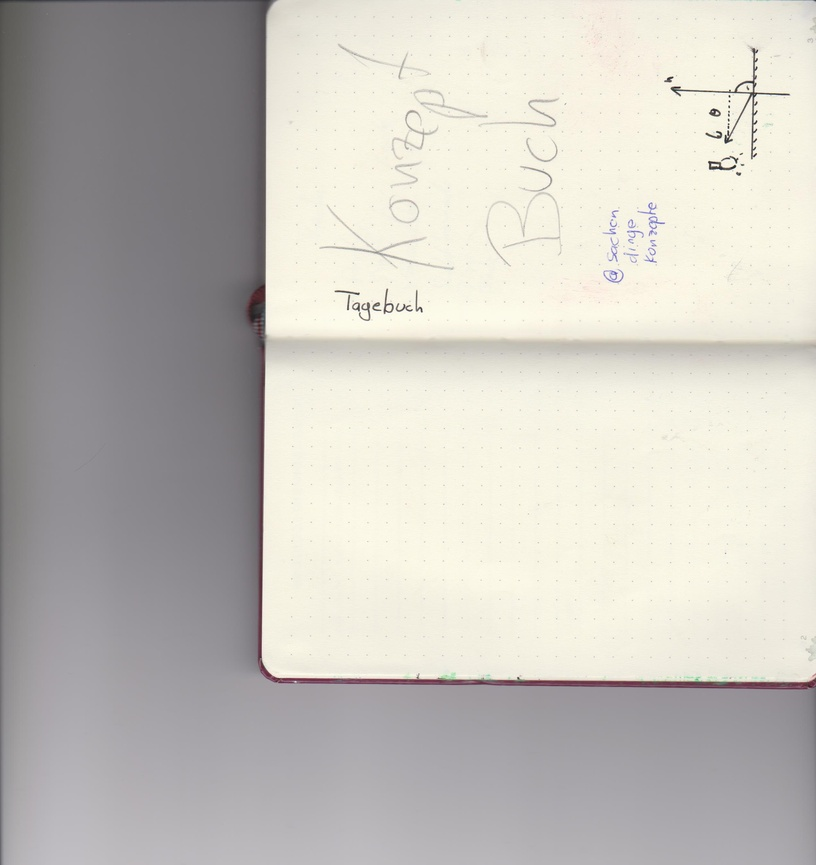
#> input picture public/images/notizen/1.jpg, 816 x 865 px, shrunk from 2544 x 2696 before the run
$ python rmbg.py
#> lines starting #> are read from the running program, lines starting #| are printed output that depends on the picture; after the words box and inside, x2 and y2 are one past the last pixel; in counts of white or black regions, pixels touching at a corner belong together
from PIL import Image, ImageDraw
import cv2
import numpy as np
import math

def remove_background_and_crop_with_bbox(image_path, output_path):
    # Open image using PIL (Pillow)
#> called with image_path = '1.jpg', output_path = 'output_processed_scan_with_bbox.jpg'
    pil_image = Image.open(image_path)
#> pil_image is the input picture: PIL image 816x865 RGB; mean R, G, B 197.1, 194.1, 187.9

    # Convert PIL image to OpenCV format (BGR)
    opencv_image = cv2.cvtColor(np.array(pil_image), cv2.COLOR_RGB2BGR)


    imgray = cv2.cvtColor(opencv_image,cv2.COLOR_BGR2GRAY)
    imgray = cv2.blur(imgray,(15,15))
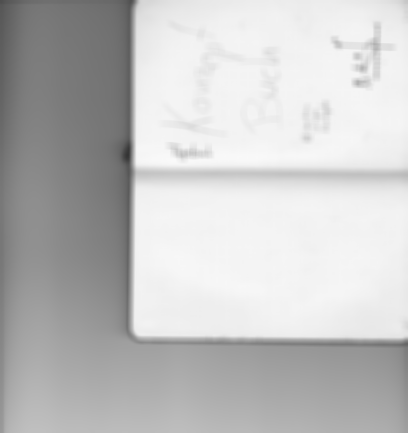
#> imgray: shape (865, 816) (shown at 1/2 size); min 51, max 249, mean 194.3
    ret,thresh = cv2.threshold(imgray,math.floor(np.average(imgray)),255,cv2.THRESH_BINARY_INV)
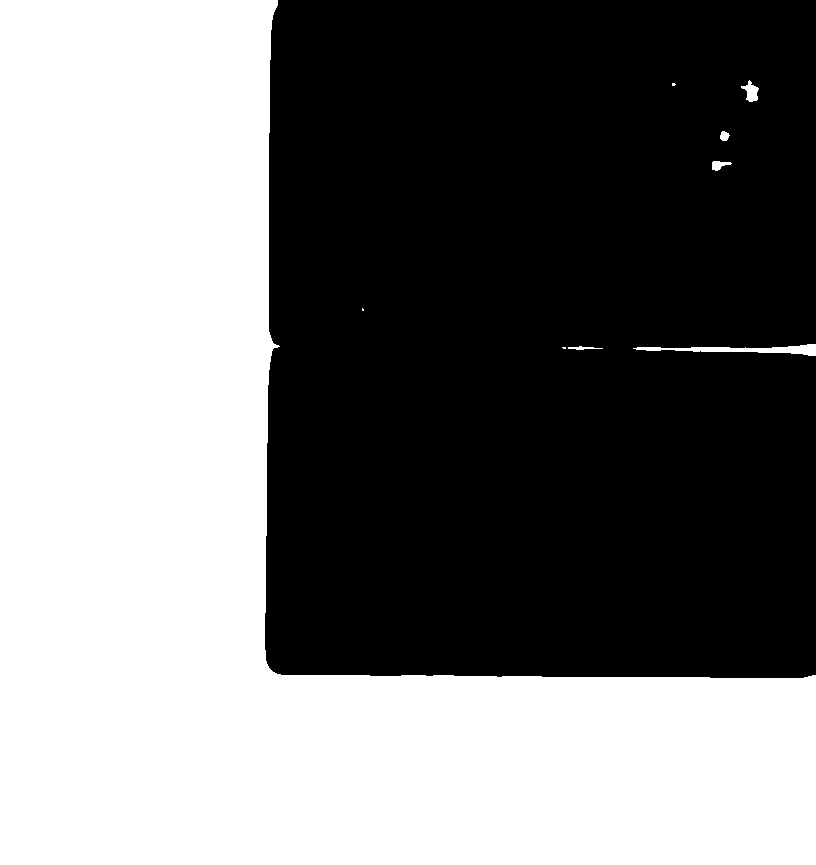
#> thresh: shape (865, 816); 47.7% white; 9 white regions (3 under 20 px), largest, box (x1, y1, x2, y2) and area: (0, 0, 816, 865) 335636, (633, 344, 816, 356) 906, (741, 80, 759, 102) 208, (712, 161, 732, 171) 117, (720, 131, 730, 141) 73, (568, 346, 603, 350) 72
#> ret = 194
    dilated=cv2.morphologyEx(thresh, cv2.MORPH_OPEN, cv2.getStructuringElement(cv2.MORPH_ELLIPSE,(10,10)))
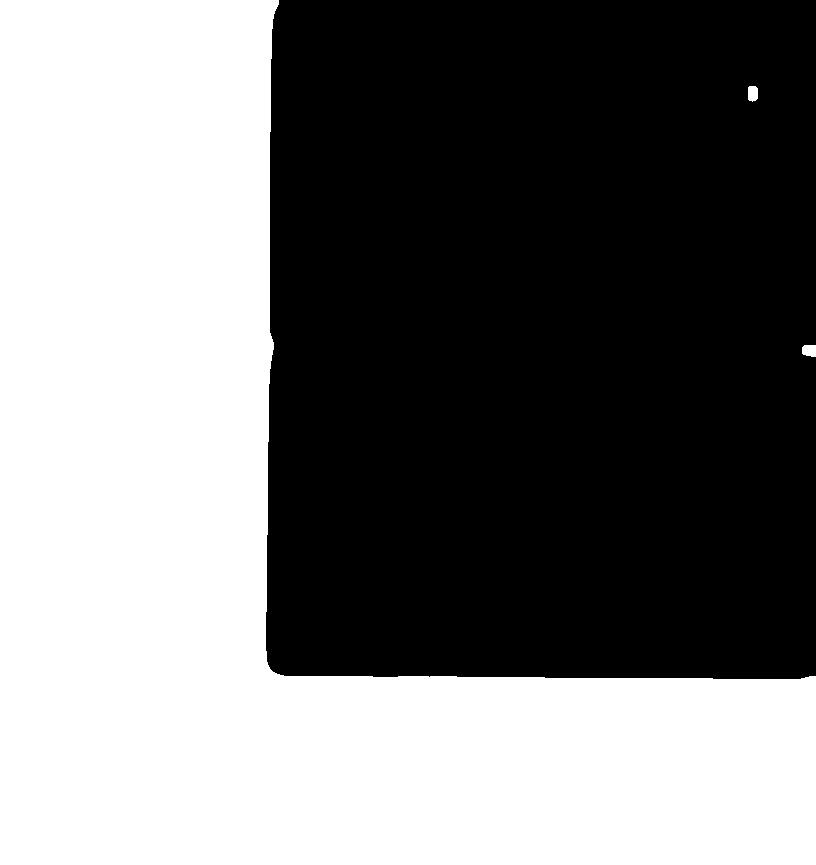
#> dilated: shape (865, 816); 47.6% white; 3 white regions
    contours,_ = cv2.findContours(dilated,cv2.RETR_LIST,cv2.CHAIN_APPROX_SIMPLE)
#> contours = 3 contours; box (x1, y1, x2, y2) and area: (0, 0, 816, 865) 334078, (802, 345, 816, 357) 128, (748, 86, 758, 102) 122

    # Sort contours by area in descending order
    sorted_contours = sorted(contours, key=cv2.contourArea, reverse=True)
#> sorted_contours has the same summary as contours

    # Choose the second largest bounding box based on area and aspect ratio
    for i in range(1, min(10, len(sorted_contours))):  # Choose the second largest bounding box
        contour = sorted_contours[i]

        # Get bounding box coordinates of the contour
        x, y, w, h = cv2.boundingRect(contour)

        # Calculate aspect ratio
        aspect_ratio = w / h

        # Adjust aspect ratio threshold based on your requirements
        aspect_ratio_threshold = 2.0

        # Check if the aspect ratio is within the desired range
        if 0.5 < aspect_ratio < aspect_ratio_threshold:
            # Draw bounding box on the image
            draw = ImageDraw.Draw(pil_image)
            draw.rectangle([x, y, x+w, y+h], outline="red", width=2)

            # Print bounding box information
            print(f"Selected bounding box: x={x}, y={y}, w={w}, h={h}, aspect_ratio={aspect_ratio}")

            break  # Break out of the loop after finding the suitable bounding box
#> this loop made 1 pass
#> (x, y, w, h, aspect_ratio, aspect_ratio_threshold) on pass 1: (802, 345, 14, 12, 1.17, 2)
#> (printed output is left out)

    # Save the image with bounding box
    pil_image.save(output_path)

    print("Bounding box drawn and image saved to", output_path)

if __name__ == "__main__":
    input_image_path = "1.jpg"  # Replace with the path to your input image
    output_image_path = "output_processed_scan_with_bbox.jpg"  # Replace with the desired output path

    remove_background_and_crop_with_bbox(input_image_path, output_image_path)

$ run again, with public/images/notizen/10.jpg copied over public/images/notizen/1.jpg
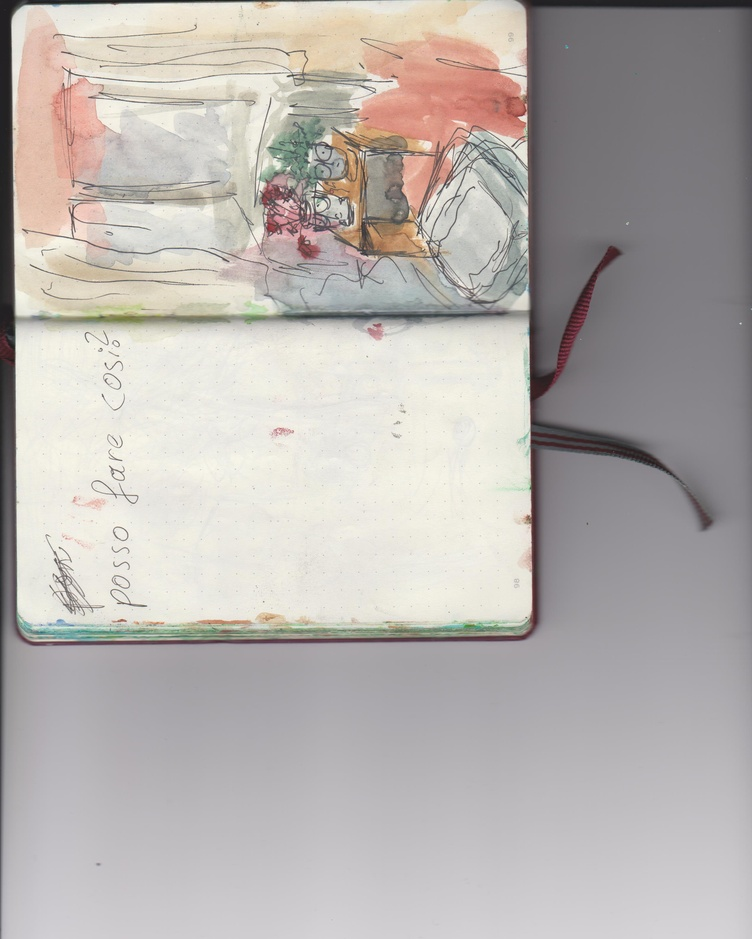
#> input picture public/images/notizen/10.jpg, 752 x 939 px, shrunk from 2544 x 3176 before the run
#> in remove_background_and_crop_with_bbox, pil_image is the input picture: PIL image 752x939 RGB; mean R, G, B 183.9, 178.8, 175.6
#> in remove_background_and_crop_with_bbox, `ret,thresh = cv2.threshold(imgray,math.floor(np.average(imgray)),255,c..`:
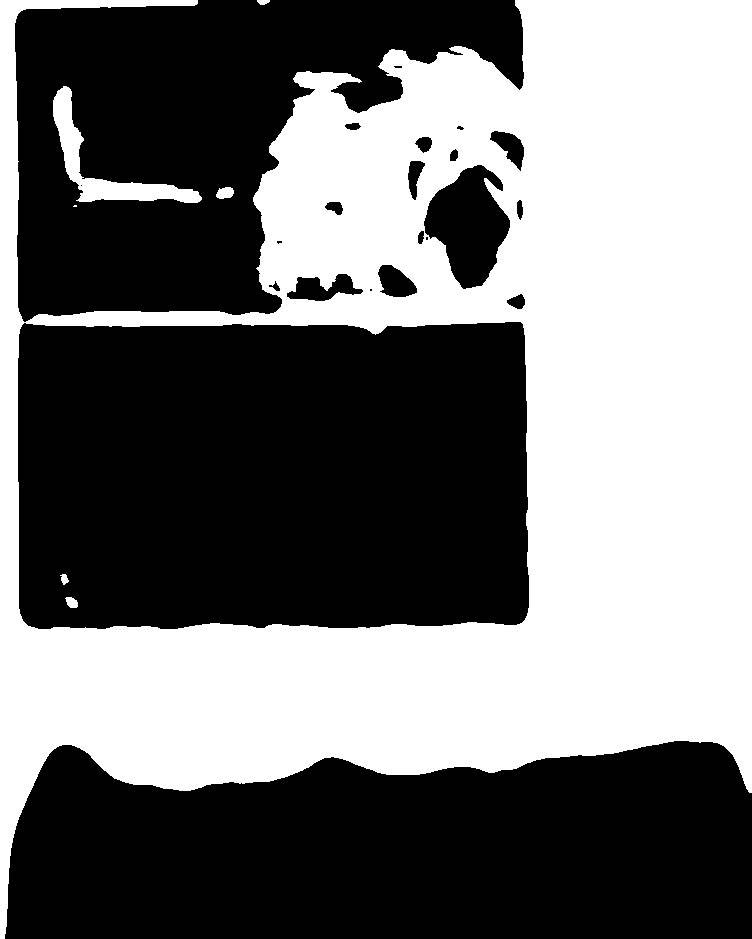
#> thresh: shape (939, 752); 45.8% white; 7 white regions (1 under 20 px), largest, box (x1, y1, x2, y2) and area: (0, 0, 752, 939) 319309, (53, 86, 202, 203) 3683, (216, 187, 234, 199) 167, (65, 597, 78, 608) 105, (60, 574, 69, 585) 62, (257, 0, 270, 5) 50
#> ret = 180
#> in remove_background_and_crop_with_bbox, `dilated=cv2.morphologyEx(thresh, cv2.MORPH_OPEN, cv2.getStructuringEle..`:
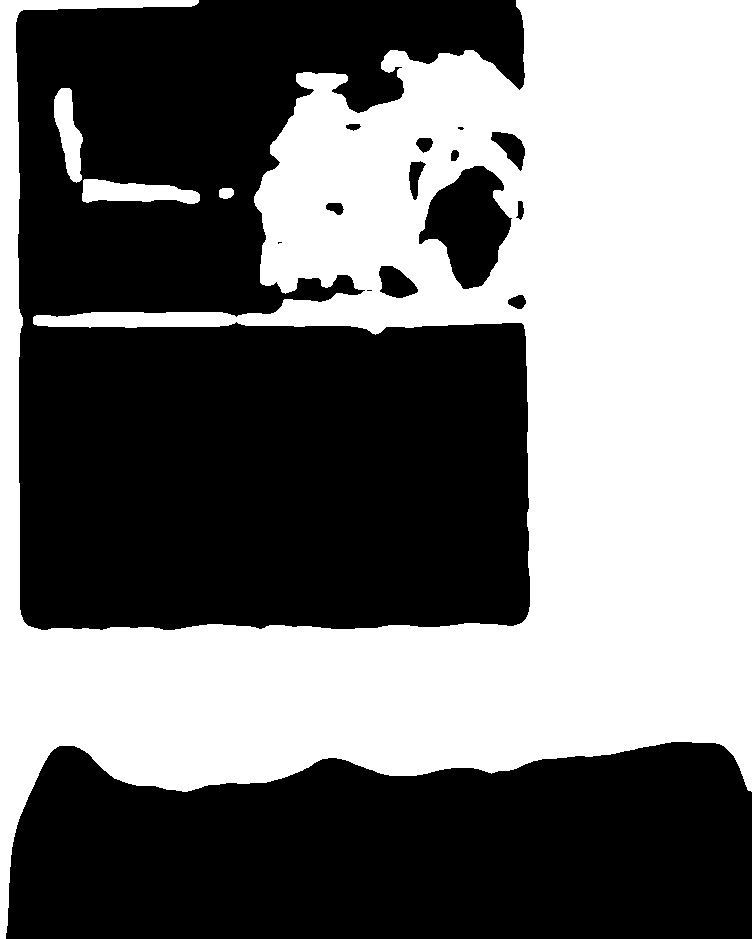
#> dilated: shape (939, 752); 45.7% white; 4 white regions
#> contours = 17 contours, 2 with area under 20; largest, box (x1, y1, x2, y2) and area: (0, 0, 752, 939) 325469, (418, 165, 513, 290) 6972, (82, 179, 200, 204) 1850, (54, 88, 83, 183) 1492, (378, 265, 419, 299) 900
#> sorted_contours has the same summary as contours
#> the loop in remove_background_and_crop_with_bbox, `for i in range(1, min(10, len(sorted_contours))):` made 1 pass
#> (x, y, w, h, aspect_ratio, aspect_ratio_threshold) on pass 1: (418, 165, 95, 125, 0.76, 2)
#> (printed output is left out)
